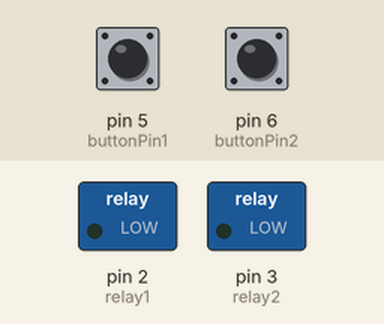
Recording of a sketch running on a simulated Arduino Uno, built with avr-gcc and run on an emulated ATmega328P. Parts: switched loads named in the sketch (green lamp = pin HIGH). The test bench sets the inputs (shaded band); at power-on: pin 5 (buttonPin1) LOW, pin 6 (buttonPin2) LOW.

Above: at 1.2 s.
1.3 s: pin 5 (buttonPin1) pulled HIGH for 0.15 s
At 1.37 s:
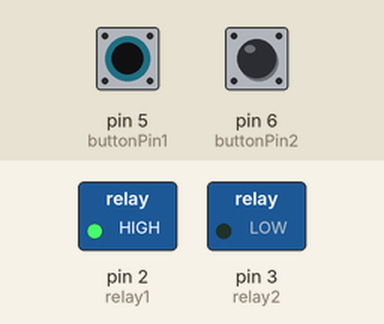
2.9 s: pin 6 (buttonPin2) pulled HIGH for 0.15 s
At 2.97 s:
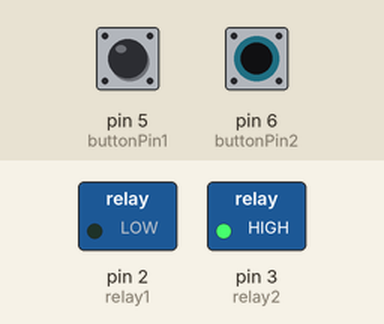
4.5 s: pin 6 (buttonPin2) pulled HIGH for 3.2 s
At 8.3 s:
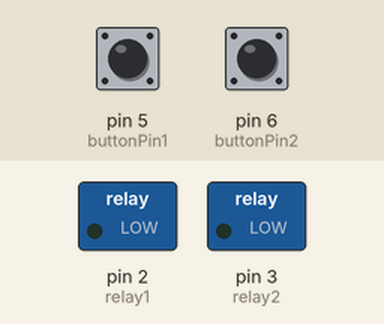
9.2 s: pin 5 (buttonPin1) pulled HIGH for 3.2 s
At 9.5 s:
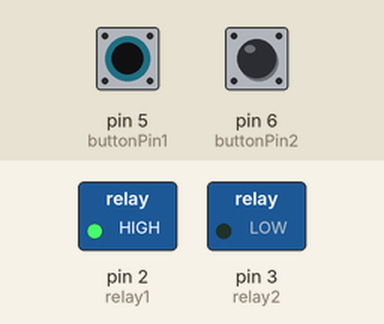
Timing chart, 0 to 13.9 s (numbered marks = the images above; inputs shaded):
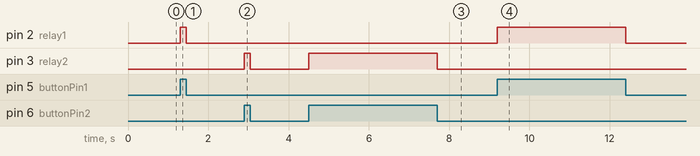

Measured:
- after the input at 1.3 s, pin 2 (relay1): LOW → HIGH at once, → LOW 0.15 s later
- after the input at 2.9 s, pin 3 (relay2): LOW → HIGH at once, → LOW 0.15 s later
- after the input at 4.5 s, pin 3 (relay2): LOW → HIGH at once, → LOW 3.2 s later
- after the input at 9.2 s, pin 2 (relay1): LOW → HIGH at once, → LOW 3.2 s later

The sketch:

sketch_Controlling_DC_with_relay.ino
```cpp
const int buttonPin1 = 5;
const int buttonPin2 = 6;

int relay1 = 2;
int relay2 = 3;

void setup() {

  pinMode(buttonPin1, INPUT);
  pinMode(buttonPin2, INPUT);

  pinMode(relay1, OUTPUT);
  pinMode(relay2, OUTPUT);

}

void loop() {
  if (digitalRead(buttonPin1) == HIGH){
    digitalWrite(relay1, HIGH); //For counterclockwise
     }

  else if (digitalRead(buttonPin2) == HIGH){
    digitalWrite(relay2, HIGH); //For Clockwise
     }

  else {
    digitalWrite(relay1, LOW);
    digitalWrite(relay2, LOW);
    }

}
```
